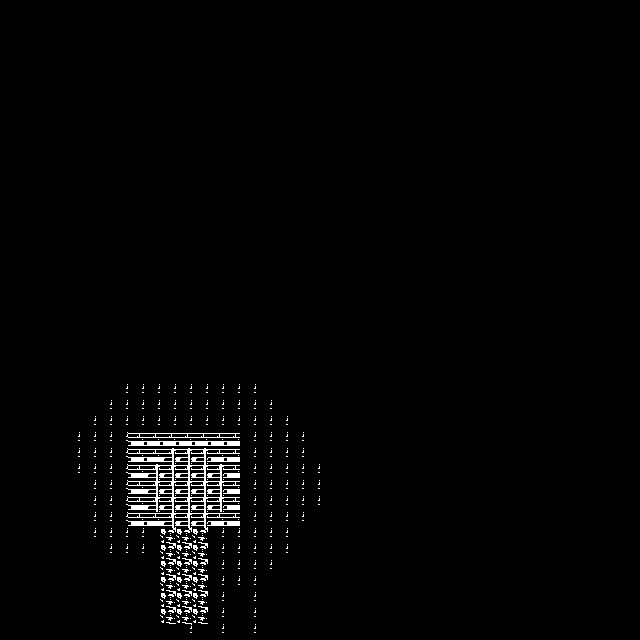

This game map was drawn from its Tiled (.tmx) file and the tilesets committed beside it. A one-line description and the full map source follow:
An orthogonal 40x40 tile map with 16x16 px tiles, 1 tile layer (tilemap) and 5 objects.

<map version="1.2" tiledversion="1.3.4" orientation="orthogonal" renderorder="right-down" width="40" height="40" tilewidth="16" tileheight="16" infinite="0" nextlayerid="3" nextobjectid="7">
 <editorsettings>
  <export target="tilemap.lua" format="lua" />
 </editorsettings>
 <tileset firstgid="1" source="Tileset.tsx" />
 <layer id="1" name="tilemap" width="40" height="40">
  <data encoding="csv">
0,0,0,0,0,0,0,0,0,0,0,0,0,0,0,0,0,0,0,0,0,0,0,0,0,0,0,0,0,0,0,0,0,0,0,0,0,0,0,0,
0,0,0,0,0,0,0,0,0,0,0,0,0,0,0,0,0,0,0,0,0,0,0,0,0,0,0,0,0,0,0,0,0,0,0,0,0,0,0,0,
0,0,0,0,0,0,0,0,0,0,0,0,0,0,0,0,0,0,0,0,0,0,0,0,0,0,0,0,0,0,0,0,0,0,0,0,0,0,0,0,
0,0,0,0,0,0,0,0,0,0,0,0,0,0,0,0,0,0,0,0,0,0,0,0,0,0,0,0,0,0,0,0,0,0,0,0,0,0,0,0,
0,0,0,0,0,0,0,0,0,0,0,0,0,0,0,0,0,0,0,0,0,0,0,0,0,0,0,0,0,0,0,0,0,0,0,0,0,0,0,0,
0,0,0,0,0,0,0,0,0,0,0,0,0,0,0,0,0,0,0,0,0,0,0,0,0,0,0,0,0,0,0,0,0,0,0,0,0,0,0,0,
0,0,0,0,0,0,0,0,0,0,0,0,0,0,0,0,0,0,0,0,0,0,0,0,0,0,0,0,0,0,0,0,0,0,0,0,0,0,0,0,
0,0,0,0,0,0,0,0,0,0,0,0,0,0,0,0,0,0,0,0,0,0,0,0,0,0,0,0,0,0,0,0,0,0,0,0,0,0,0,0,
0,0,0,0,0,0,0,0,0,0,0,0,0,0,0,0,0,0,0,0,0,0,0,0,0,0,0,0,0,0,0,0,0,0,0,0,0,0,0,0,
0,0,0,0,0,0,0,0,0,0,0,0,0,0,0,0,0,0,0,0,0,0,0,0,0,0,0,0,0,0,0,0,0,0,0,0,0,0,0,0,
0,0,0,0,0,0,0,0,0,0,0,0,0,0,0,0,0,0,0,0,0,0,0,0,0,0,0,0,0,0,0,0,0,0,0,0,0,0,0,0,
0,0,0,0,0,0,0,0,0,0,0,0,0,0,0,0,0,0,0,0,0,0,0,0,0,0,0,0,0,0,0,0,0,0,0,0,0,0,0,0,
0,0,0,0,0,0,0,0,0,0,0,0,0,0,0,0,0,0,0,0,0,0,0,0,0,0,0,0,0,0,0,0,0,0,0,0,0,0,0,0,
0,0,0,0,0,0,0,0,0,0,0,0,0,0,0,0,0,0,0,0,0,0,0,0,0,0,0,0,0,0,0,0,0,0,0,0,0,0,0,0,
0,0,0,0,0,0,0,0,0,0,0,0,0,0,0,0,0,0,0,0,0,0,0,0,0,0,0,0,0,0,0,0,0,0,0,0,0,0,0,0,
0,0,0,0,0,0,0,0,0,0,0,0,0,0,0,0,0,0,0,0,0,0,0,0,0,0,0,0,0,0,0,0,0,0,0,0,0,0,0,0,
0,0,0,0,0,0,0,0,0,0,0,0,0,0,0,0,0,0,0,0,0,0,0,0,0,0,0,0,0,0,0,0,0,0,0,0,0,0,0,0,
0,0,0,0,0,0,0,0,0,0,0,0,0,0,0,0,0,0,0,0,0,0,0,0,0,0,0,0,0,0,0,0,0,0,0,0,0,0,0,0,
0,0,0,0,0,0,0,0,0,0,0,0,0,0,0,0,0,0,0,0,0,0,0,0,0,0,0,0,0,0,0,0,0,0,0,0,0,0,0,0,
0,0,0,0,0,0,0,0,0,0,0,0,0,0,0,0,0,0,0,0,0,0,0,0,0,0,0,0,0,0,0,0,0,0,0,0,0,0,0,0,
0,0,0,0,0,0,0,0,0,0,0,0,0,0,0,0,0,0,0,0,0,0,0,0,0,0,0,0,0,0,0,0,0,0,0,0,0,0,0,0,
0,0,0,0,0,0,0,0,0,0,0,0,0,0,0,0,0,0,0,0,0,0,0,0,0,0,0,0,0,0,0,0,0,0,0,0,0,0,0,0,
0,0,0,0,0,0,0,0,0,0,0,0,0,0,0,0,0,0,0,0,0,0,0,0,0,0,0,0,0,0,0,0,0,0,0,0,0,0,0,0,
0,0,0,0,0,0,0,0,0,0,0,0,0,0,0,0,0,0,0,0,0,0,0,0,0,0,0,0,0,0,0,0,0,0,0,0,0,0,0,0,
0,0,0,0,0,0,0,57,57,57,57,57,57,57,57,57,0,0,0,0,0,0,0,0,0,0,0,0,0,0,0,0,0,0,0,0,0,0,0,0,
0,0,0,0,0,0,57,57,57,57,57,57,57,57,57,57,57,0,0,0,0,0,0,0,0,0,0,0,0,0,0,0,0,0,0,0,0,0,0,0,
0,0,0,0,0,57,57,57,57,57,57,57,57,57,57,57,57,57,0,0,0,0,0,0,0,0,0,0,0,0,0,0,0,0,0,0,0,0,0,0,
0,0,0,0,57,57,57,57,1,1,1,1,1,1,1,57,57,57,57,0,0,0,0,0,0,0,0,0,0,0,0,0,0,0,0,0,0,0,0,0,
0,0,0,0,57,57,57,57,1,1,2,2,2,1,1,57,57,57,57,0,0,0,0,0,0,0,0,0,0,0,0,0,0,0,0,0,0,0,0,0,
0,0,0,0,57,57,57,57,1,2,2,2,2,2,1,57,57,57,57,57,0,0,0,0,0,0,0,0,0,0,0,0,0,0,0,0,0,0,0,0,
0,0,0,0,0,57,57,57,1,2,2,2,2,2,1,57,57,57,57,57,0,0,0,0,0,0,0,0,0,0,0,0,0,0,0,0,0,0,0,0,
0,0,0,0,0,57,57,57,1,2,2,2,2,2,1,57,57,57,57,57,0,0,0,0,0,0,0,0,0,0,0,0,0,0,0,0,0,0,0,0,
0,0,0,0,0,57,57,57,1,1,2,2,2,1,1,57,57,57,57,0,0,0,0,0,0,0,0,0,0,0,0,0,0,0,0,0,0,0,0,0,
0,0,0,0,0,57,57,57,57,4,5,5,5,57,57,57,57,57,0,0,0,0,0,0,0,0,0,0,0,0,0,0,0,0,0,0,0,0,0,0,
0,0,0,0,0,0,57,57,57,4,5,5,5,57,57,57,57,57,0,0,0,0,0,0,0,0,0,0,0,0,0,0,0,0,0,0,0,0,0,0,
0,0,0,0,0,0,0,0,0,4,5,5,5,57,57,57,57,0,0,0,0,0,0,0,0,0,0,0,0,0,0,0,0,0,0,0,0,0,0,0,
0,0,0,0,0,0,0,0,0,4,5,5,5,57,57,57,0,0,0,0,0,0,0,0,0,0,0,0,0,0,0,0,0,0,0,0,0,0,0,0,
0,0,0,0,0,0,0,0,0,4,5,5,5,57,0,57,0,0,0,0,0,0,0,0,0,0,0,0,0,0,0,0,0,0,0,0,0,0,0,0,
0,0,0,0,0,0,0,0,0,4,5,5,5,57,0,57,0,0,0,0,0,0,0,0,0,0,0,0,0,0,0,0,0,0,0,0,0,0,0,0,
0,0,0,0,0,0,0,0,0,0,0,57,0,57,0,57,0,0,0,0,0,0,0,0,0,0,0,0,0,0,0,0,0,0,0,0,0,0,0,0
</data>
 </layer>
 <objectgroup id="2" name="collision">
  <object id="1" x="144" y="512" width="80" height="16" />
  <object id="2" x="160" y="544" height="32" />
  <object id="3" x="160" y="544" height="32" />
  <object id="5" x="144" y="528" width="16" height="96" />
  <object id="6" x="208" y="528" width="16" height="96" />
 </objectgroup>
</map>